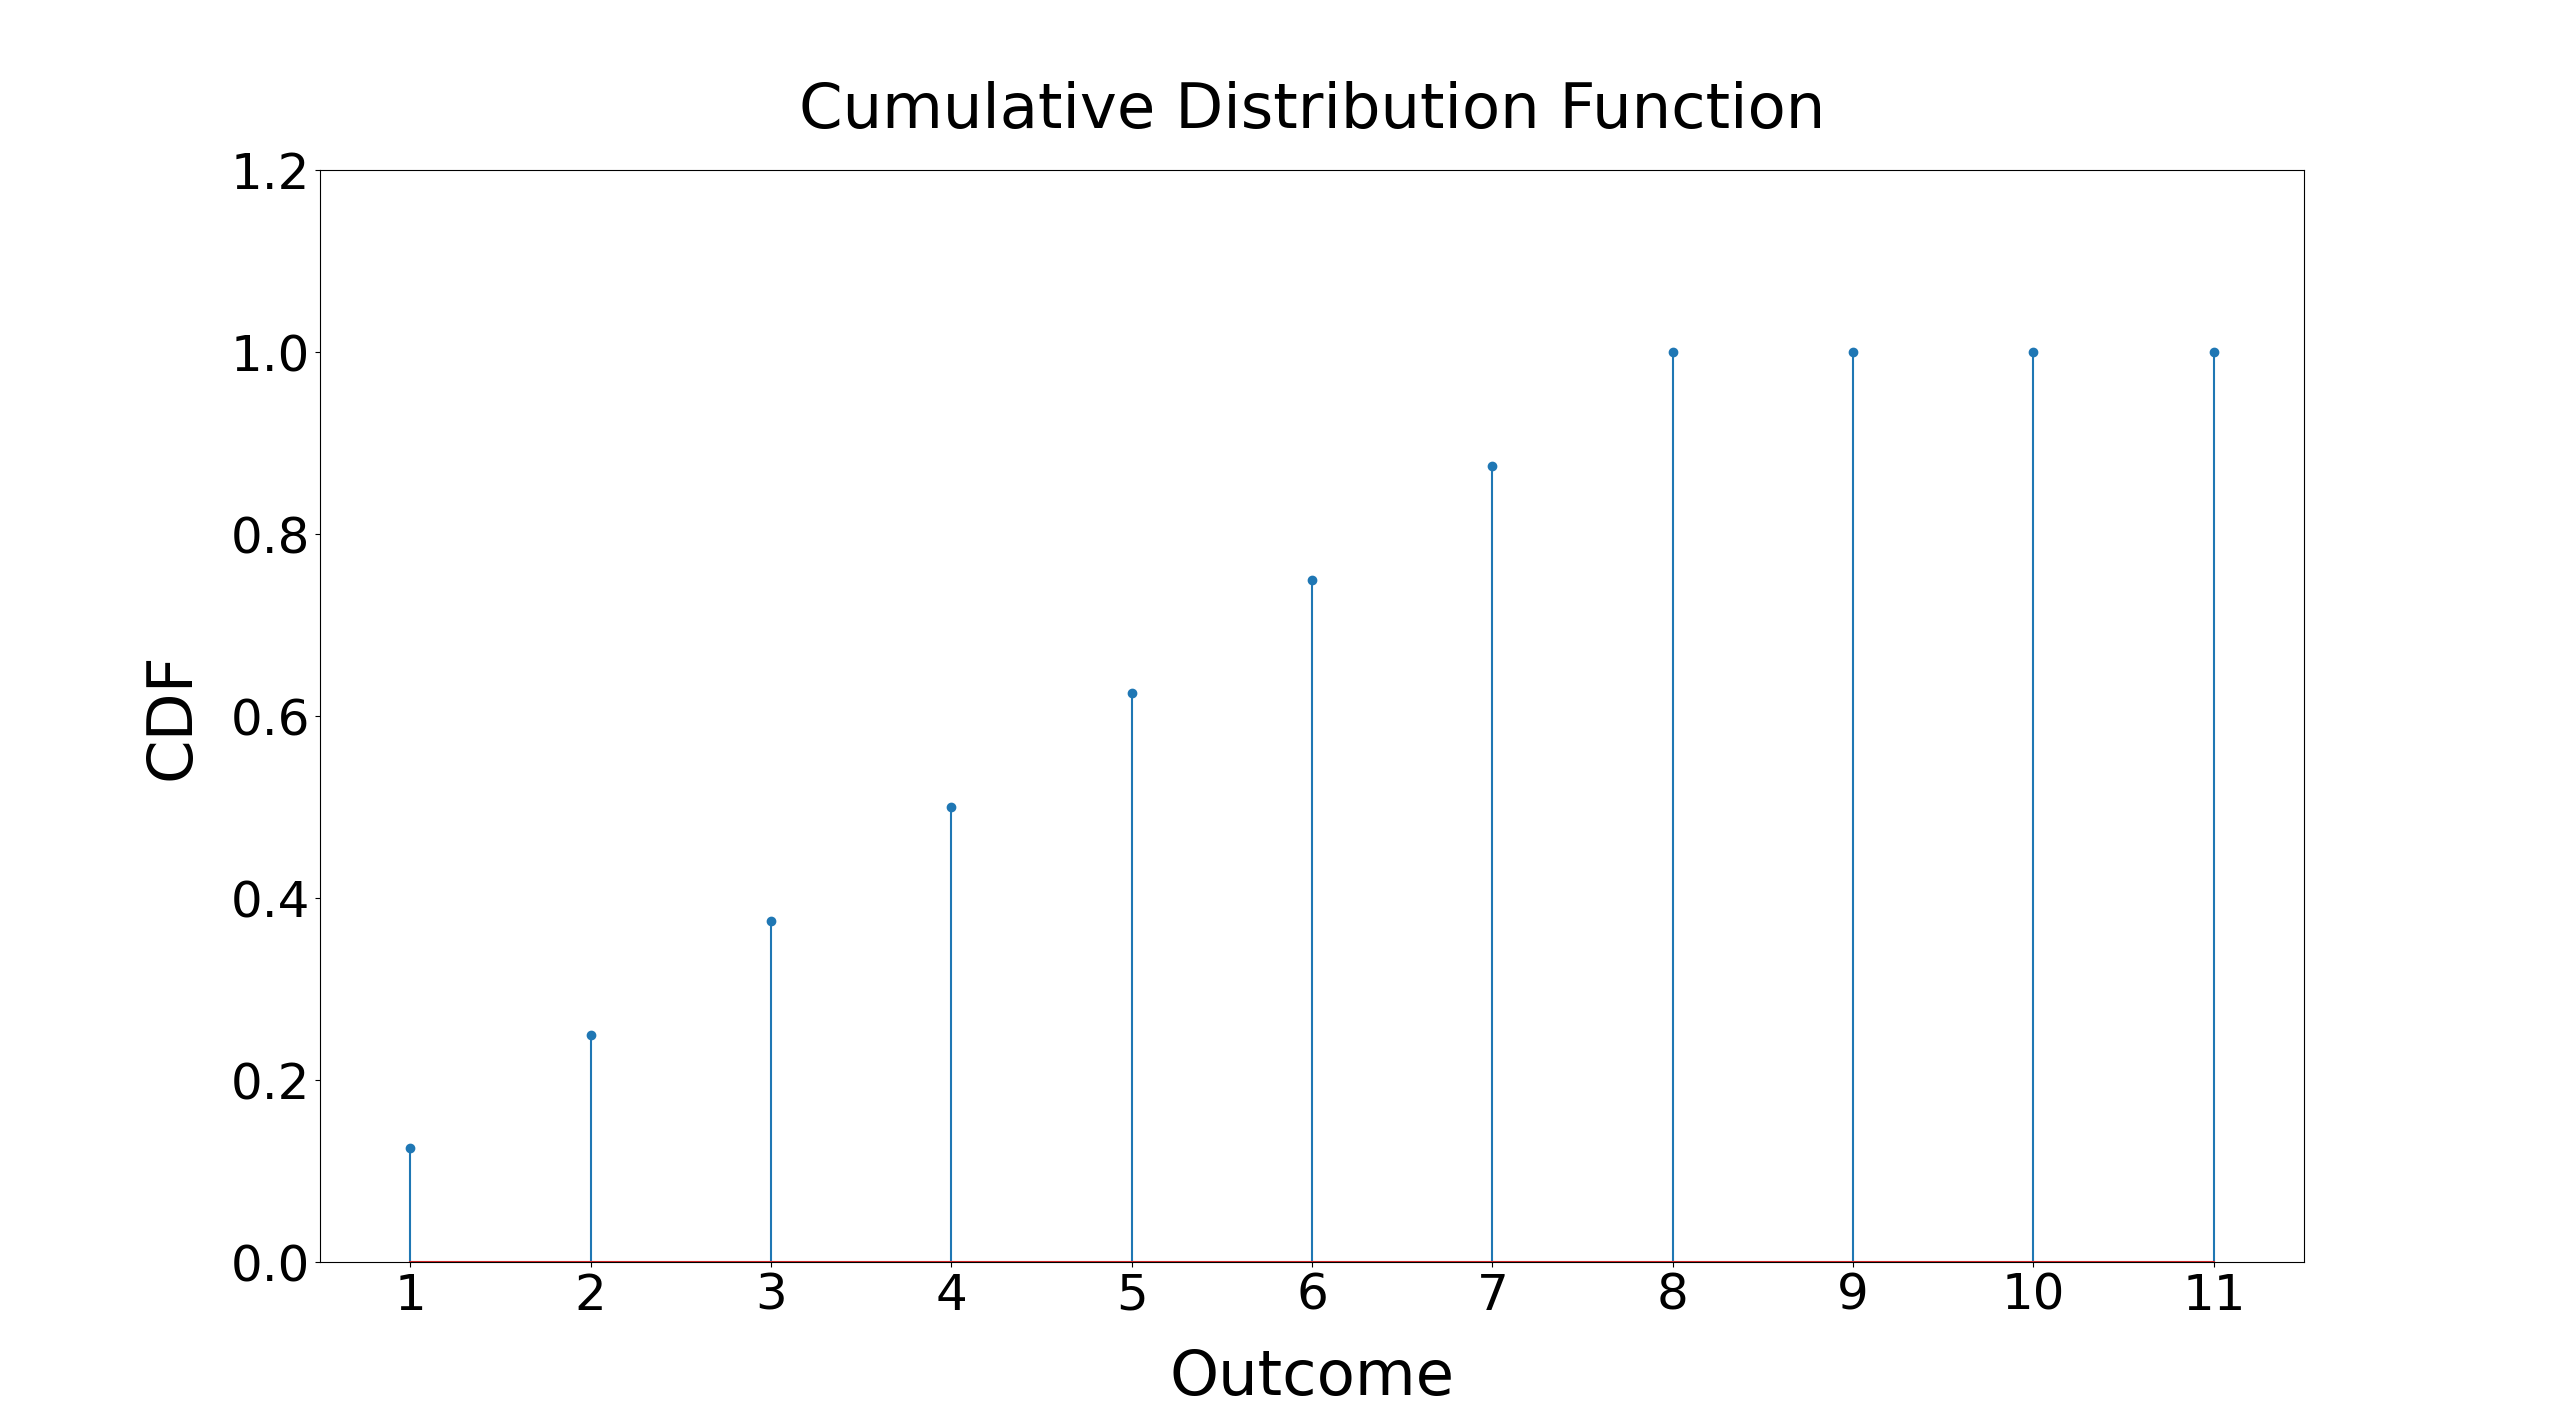

Here is the Python script that generated this plot:
import numpy as np
import matplotlib.pyplot as plt

n=11
pmf = np.full((n,), 1/8)
cdf = np.cumsum(pmf)
for i in range(8,n):
    cdf[i] = 1

fig, ax = plt.subplots()
ax.stem(np.arange(1, n+1), cdf)

ax.set_xlabel('Outcome', fontsize="45", labelpad=20)
ax.set_ylabel('CDF', fontsize="45", labelpad=20)
ax.set_title('Cumulative Distribution Function', fontsize="45", pad=30)

ax.set_xticks(np.arange(1, n+1))
ax.set_xticklabels(np.arange(1, n+1))

plt.xticks(fontsize=36)
plt.yticks(fontsize=36)

ax.set_ylim([0, 1.2])
plt.show()
